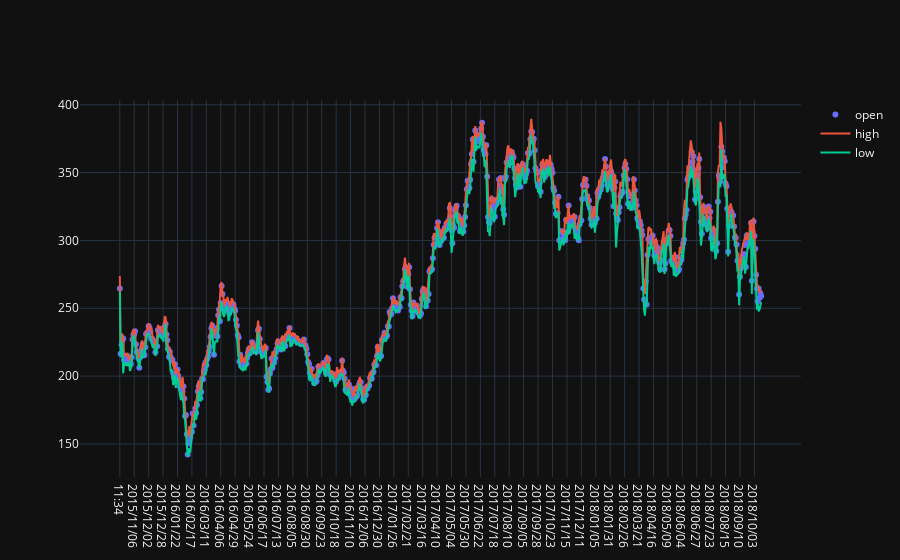

Notebook code cell kept with this figure:
### Code cell
fig = go.Figure([go.Scatter(x=df['date'], y=df['open'], mode='markers', text=df['close'], name='open'),go.Scatter(x=df['date'], y=df['high'],name='high'),go.Scatter(x=df['date'], y=df['low'], name='low') ])
fig.show()

### Figure 1 — Plotly figure (JSON) as saved in the notebook; plotly's stock layout.template omitted (floating-point values rounded to 4 significant figures; data arrays with more than 128 entries replaced by an {"elided": "..."} marker saying what was removed)
{"data": [{"mode": "markers", "name": "open", "text": {"elided": "757 float values"}, "x": {"elided": "757 str values"}, "y": {"elided": "757 float values"}, "type": "scatter"}, {"name": "high", "x": {"elided": "757 str values"}, "y": {"elided": "757 float values"}, "type": "scatter"}, {"name": "low", "x": {"elided": "757 str values"}, "y": {"elided": "757 float values"}, "type": "scatter"}], "layout": {}}
